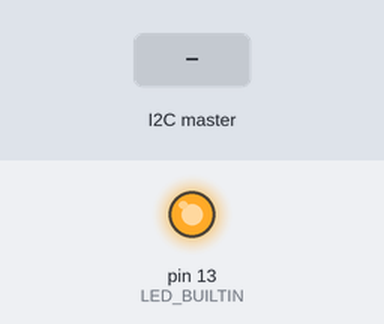
A sketch run on a simulated Arduino Uno, built with avr-gcc and run on an emulated ATmega328P. On the bench: output pins drawn as LEDs (lit = HIGH). The inputs (shaded band) are chosen by the test bench. Storage starts empty.

Above: at 1.2 s.
1.3 s: the I2C master sends the byte 1
At 2.2 s:
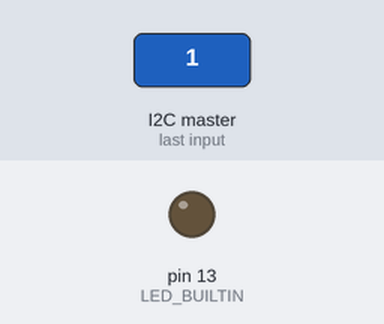
Timing chart, 0 to 4.3 s (numbered marks = the images above; inputs shaded):
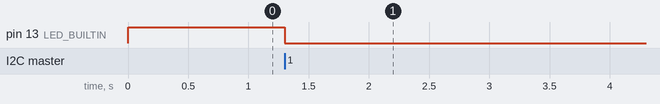

Measured:
- after the input at 1.3 s, pin 13 (LED_BUILTIN): HIGH → LOW at once

The sketch:

ArduinoPassStorage.ino
```cpp
#include <Wire.h>
#include <SPI.h>
#include <SD.h>

#define STORAGE_ADDR 9

File myFile;

void setup() {
  Wire.begin(STORAGE_ADDR);
  Wire.onReceive(receiveEvent);
  pinMode(LED_BUILTIN, OUTPUT);
  digitalWrite(LED_BUILTIN, HIGH);

  if (!SD.begin(4)) {
    digitalWrite(LED_BUILTIN, LOW);
    while (1);
  }
}

void loop() {
  // put your main code here, to run repeatedly:
  delay(50);
}

void receiveEvent(int numBytes) {
  digitalWrite(LED_BUILTIN, LOW);

  String content = "";
  char character;
  while (Wire.available()) {
    digitalWrite(LED_BUILTIN, HIGH);
    character = Wire.read();
    content.concat(character);
    delay(10);
    digitalWrite(LED_BUILTIN, LOW);
  }

  myFile = SD.open("test.txt", FILE_WRITE);

  if (myFile) {
    myFile.println(content);
    myFile.close();
  } else {
  }
}
```
